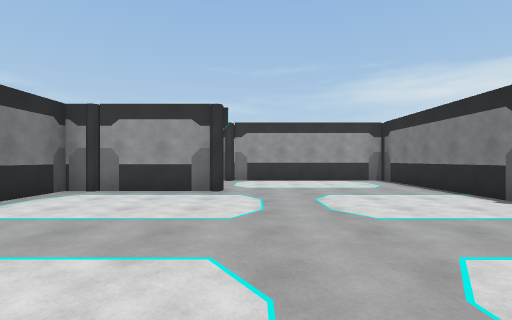
[1] (above)

21 first-person views from a walk through a Unity game level. The camera is 1.4 m above the floor, looks level and sees 85° across. The floor is counted in squares, 2 m on a side. Each view is taken from the middle of a square. On the plan, view 1 faces up. The plan holds only what a view shows up to about 9 squares ahead; the rest is blank. The place goes on beyond the plan. The player character is not drawn.

[2]
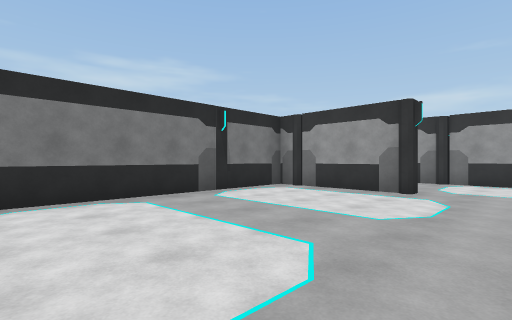

[3]
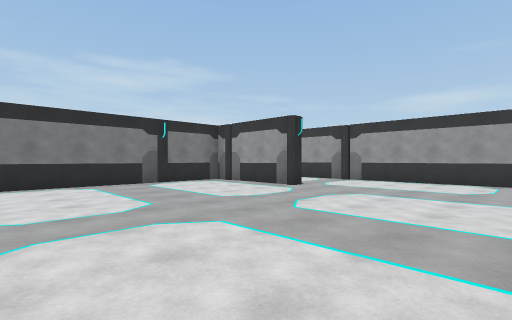

[4]
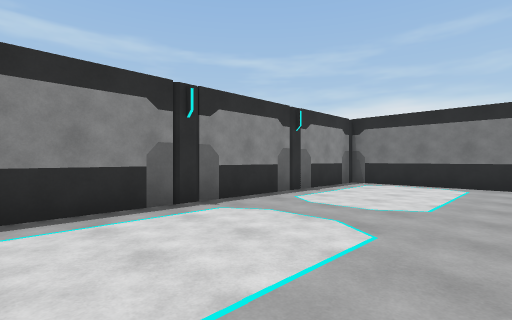

[5]
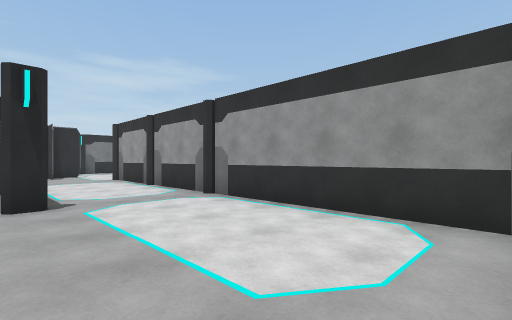

[6]
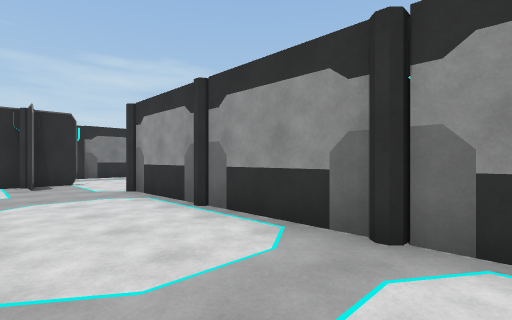

[7]
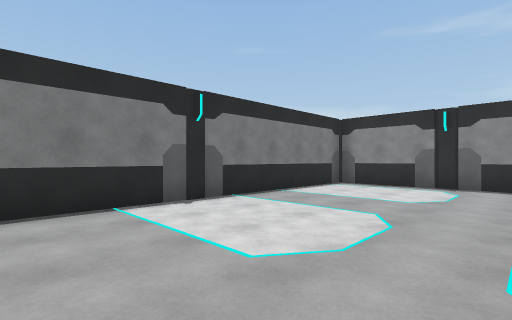

[8]
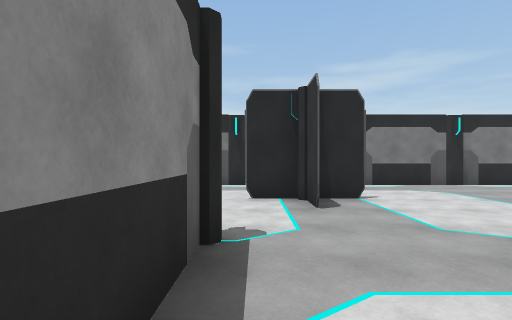

[9]
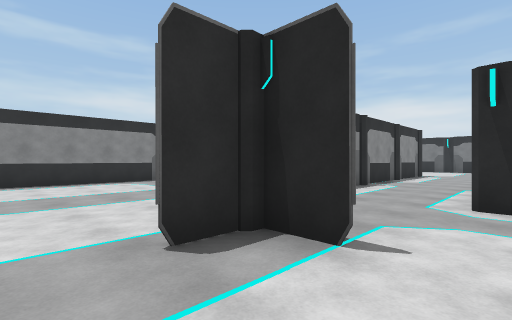

[10]
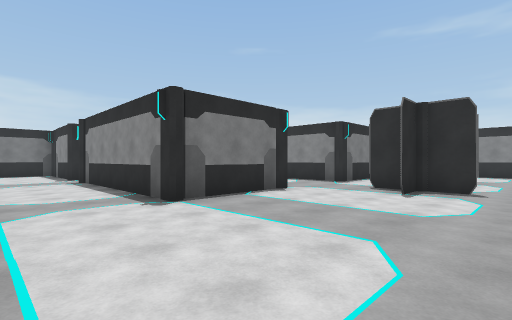

[11]
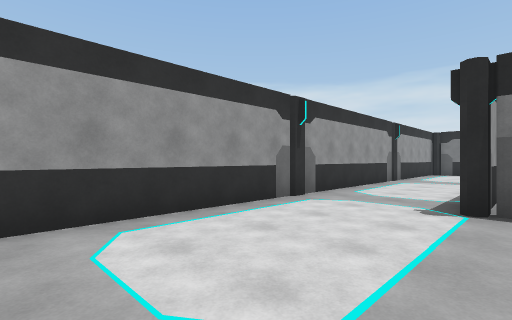

[12]
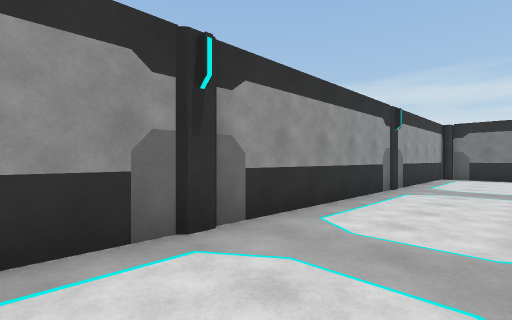

[13]
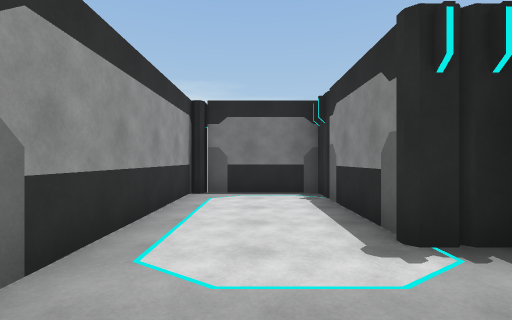

[14]
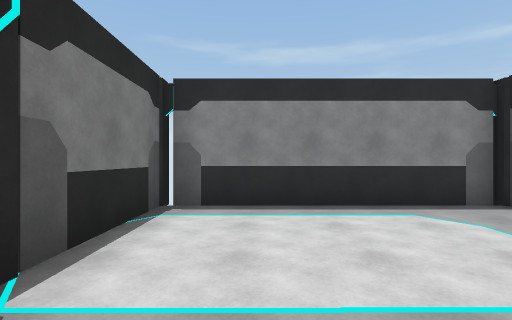

[15]
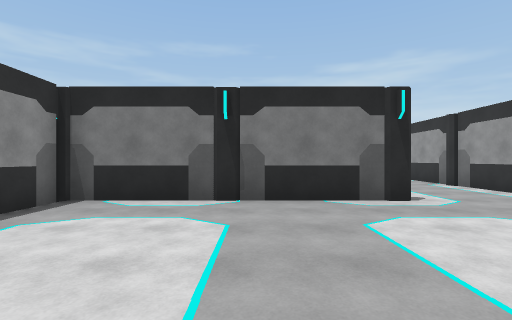

[16]
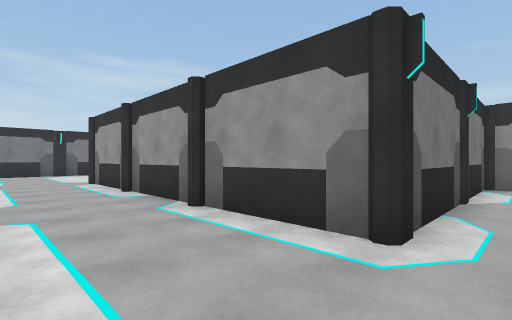

[17]
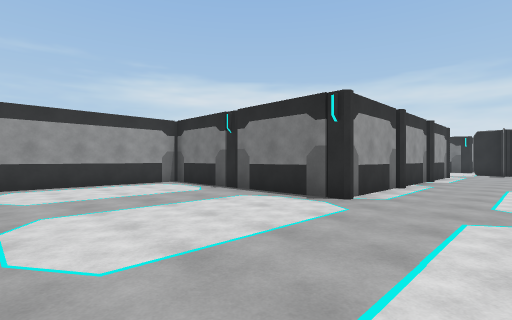

[18]
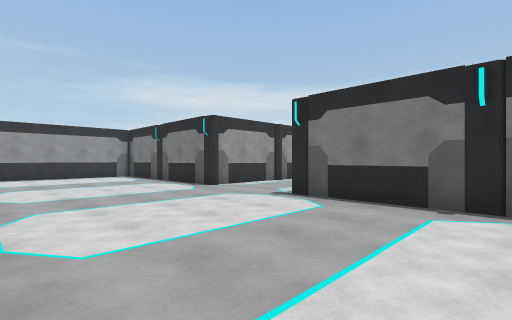

[19]
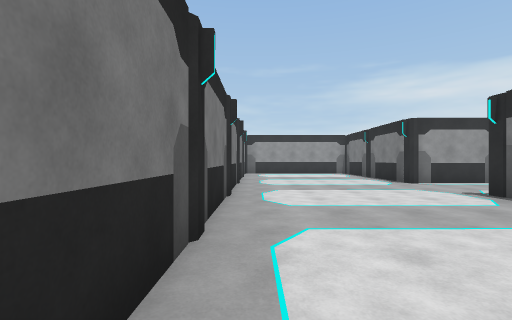

[20]
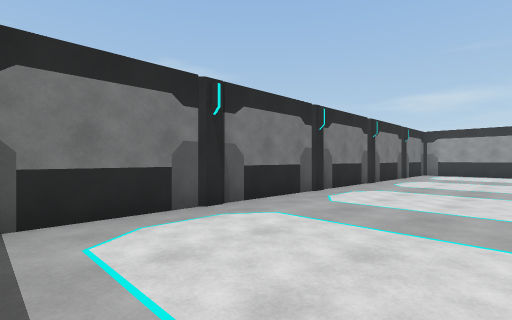

[21]
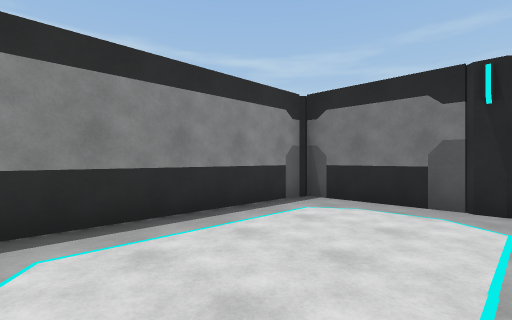

### Floor plan
Points are (right, up) in squares from view 1. A wall is a line through its corners. A room is listed if a view was taken in it or the views show most of it. See-through windows are left out.
Room 1 (views 1, 2, 3, 4, 5, 6, 7, 8, 9)
walls: (-1.4, 6.3) (-3.5, 6.3); (-4.3, 5.5) (-4.3, -0.5); (-5.5, 6.5) (-4.5, 6.5); (-0.5, -1.1) (1.4, -1.1); (3.6, 9.5) (-5.4, 9.5); (-3.5, -1.1) (-1.6, -1.1); (2.4, -1.1) (3.6, -1.1); (4.3, -0.4) (4.3, 9); (-6.5, 10.5) (-6.5, 11.4); (-9.1, 9.1) (-9.1, 8)
ways out: opening at (-7.3, 10) to room 2; opening at (-6.5, 7.5) to room 3
objects: column (-6, 10); column (-5, -1) to (-4, -1); column (-4, 4); column (-4, 6); column (-4, 10); column (-1, -1); column (-1, 6); column (-1, 10); column (2, -1); column (4, -1) to (5, -1); column (4, 4)
Room 2 (views 10, 11, 12, 13)
walls: (-6.2, 12.7) (-1.6, 12.7); (-6.5, 11.4) (-6.5, 12.4); (-11.8, 14.4) (-11.8, 10.4); (0.5, 12.7) (3, 12.7); (3.1, 15.4) (-11.7, 15.4); (4, 13.5) (4, 14.5)
ways out: opening at (-7.3, 10) to room 1; opening at (-10.5, 10) to room 4
objects: column (-12, 13); column (-12, 15); column (-6, 13); column (-6, 15); column (-1, 13); column (-1, 15); column (0, 12); column (0, 13); column (3, 13); column (4, 12) to (4, 13); column (4, 15)
Room 3 (views 14, 15, 16)
walls: (-11.8, 2.6) (-11.8, 1.5); (-11.8, 5.5) (-11.8, 4.4); (-6.5, 1.5) (-6.5, 3.4); (-11.2, 0.8) (-6.8, 0.8); (-9.1, 7.9) (-9.1, 6.8); (-8, 7.9) (-8.8, 7.9)
ways out: opening at (-6.5, 7.5) to room 1; opening at (-11.3, 7) to room 4
objects: column (-12, 0) to (-12, 1); column (-12, 6); column (-6, 0) to (-6, 1); column (-6, 4); column (-6, 6)
Room 4 (views 17, 18, 19, 20, 21)
walls: (-20.4, 10.4) (-20.4, 12.4); (-17.6, 9.5) (-19.6, 9.5); (-16.3, 6.5) (-14.3, 6.5); (-20.4, 3.6) (-20.4, 5.5); (-15.4, 9.5) (-16.6, 9.5); (-20.4, 13.4) (-20.4, 14.4); (-25.6, 9.4) (-25.6, 1.4); (-20.7, 15.4) (-24.7, 15.4); (-12.4, 9.5) (-14.5, 9.5); (-25.2, 0.8) (-21.1, 0.8); (-10.2, 7.9) (-8, 7.9); (-9.1, 8) (-9.1, 9)
ways out: opening at (-10.5, 10) to room 2; opening at (-11.3, 7) to room 3
objects: column (-26, 1); column (-26, 4); column (-26, 7); column (-26, 10); column (-20, 3); column (-20, 6); column (-20, 10); column (-20, 13); column (-17, 10); column (-15, 6); column (-15, 10); column (-12, 10)

Where each view was taken, in squares from view 1:
view 1: 0 up, 0 right, facing up
view 2: 0 up, 1 right, facing up-left
view 3: 0 up, 4 right, facing up-left
view 4: 3 up, 4 right, facing down-left
view 5: 6 up, 4 right, facing up-left
view 6: 7 up, 0 right, facing up-left
view 7: 7 up, 0 right, facing down-right
view 8: 7 up, 4 left, facing left
view 9: 10 up, 7 left, facing down-left
view 10: 15 up, 11 left, facing down-right
view 11: 12 up, 11 left, facing up-right
view 12: 13 up, 8 left, facing up-right
view 13: 14 up, 2 left, facing right
view 14: 5 up, 8 left, facing down
view 15: 4 up, 7 left, facing left
view 16: 7 up, 11 left, facing up-left
view 17: 7 up, 25 left, facing up-right
view 18: 3 up, 25 left, facing up-right
view 19: 1 up, 25 left, facing up
view 20: 1 up, 22 left, facing up-left
view 21: 4 up, 21 left, facing down-left
